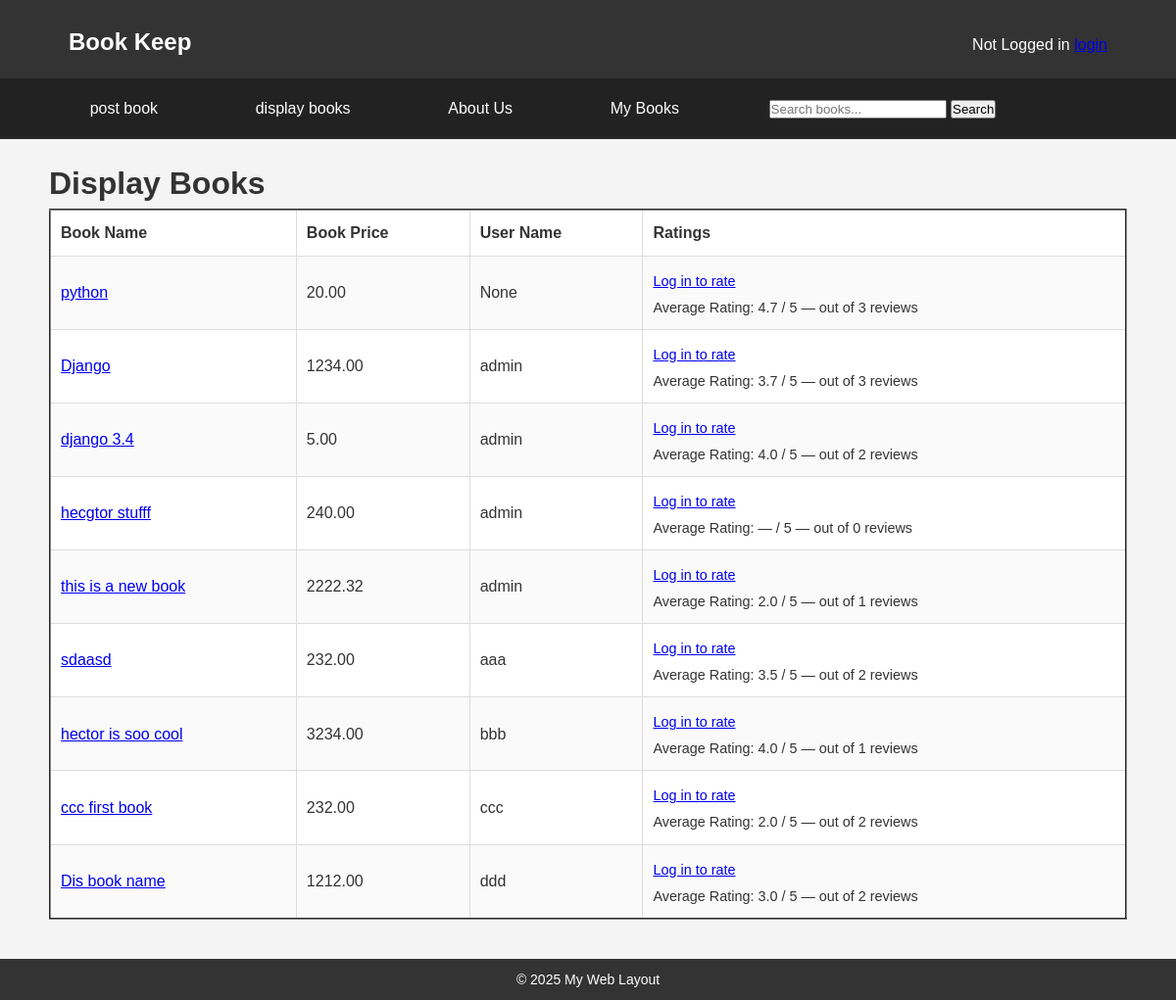
Page /displaybooks on the committed database.
### bookMng/models.py (models this page shows, shortened)
class MainMenu(models.Model):
    item = models.CharField(max_length=300, unique=True)
    link = models.CharField(max_length=300, unique=True)

class Book(models.Model):
    name = models.CharField(max_length=200)
    web = models.URLField(max_length=300)
    price = models.DecimalField(decimal_places=2, max_digits=8)
    publishdate = models.DateField(auto_now=True)
    picture = models.FileField(upload_to='bookEx/static/uploads')
    pic_path = models.CharField(max_length=300, editable=False, blank=True)
    username = models.ForeignKey(User, blank=True, null=True, on_delete=models.CASCADE)

### bookMng/views.py (the view)
# urls.py: path('displaybooks', views.displaybooks, name='displaybooks'),
def displaybooks(request):
    books = Book.objects.all().annotate(
        avg_rating=Avg('rating__value'),
        rating_count=Count('rating')
    )
    for b in books:
        b.pic_path = b.picture.url[14:]
    return render(request,
                  'bookMng/displaybooks.html',
                  {
                      'item_list': MainMenu.objects.all(),
                      'books': books
                  })

### bookEx/templates/bookMng/displaybooks.html (shortened to what this page needs)
{% extends "base.html" %}
{% load static %}
{% block extra_css %}
   <link rel="stylesheet" href="{% static 'displaybook.css' %}">
{% endblock %}
{% block sidenav %}
   {% for item in item_list %}
      <li>
        <a href="{{ item.link }}">  {{ item.item }} </a>
      </li>
   {% endfor %}
    <li>
       <form action="{% url 'search_books' %}" method="get" class="nav-search" style="display:inline;">
          <input type="text" name="q" placeholder="Search books..." value="{{ request.GET.q|default:'' }}">
          <button type="submit">Search</button>
       </form>
    </li>
{% endblock sidenav %}
{% block content %}
    <h1>Display Books</h1>
   <table border="2" >
             <tr>
          <th>
              Book Name
          </th>
          <th>
              Book Price
          </th>
          <th>
              User Name
          </th>
          <th>
              Ratings
          </th>
      </tr>
   {% for book in books %}
      <tr>
         <td>
        <a href="book_detail/{{ book.id }}">  {{ book.name }} </a>
         </td>
         <td>
            {{ book.price }}
         </td>
          <td>
            {{ book.username }}
         </td>
         <td>
                                     {% if user.is_authenticated %}
                                        {% if book.username and book.username == user %}
                                           <div class="cannot-rate" style="font-size:0.9rem;margin-top:4px;color:#666;">You cannot rate your own book</div>
                                        {% else %}
                                           <div class="stars" aria-label="Rate {{ book.name }}">
                                              <form method="post" action="{% url 'book_rating' book.id %}" style="display:inline;">
                                                 {% csrf_token %}
                                                 <input type="hidden" name="value" value="1">
                                                 <button type="submit" class="star" title="Rate 1" style="background:none;border:none;padding:0;font-size:1.25rem;cursor:pointer;">★</button>
                                              </form>
                                              <form method="post" action="{% url 'book_rating' book.id %}" style="display:inline;">
                                                 {% csrf_token %}
                                                 <input type="hidden" name="value" value="2">
                                                 <button type="submit" class="star" title="Rate 2" style="background:none;border:none;padding:0;font-size:1.25rem;cursor:pointer;">★</button>
                                              </form>
                                              <form method="post" action="{% url 'book_rating' book.id %}" style="display:inline;">
                                                 {% csrf_token %}
                                                 <input type="hidden" name="value" value="3">
                                                 <button type="submit" class="star" title="Rate 3" style="background:none;border:none;padding:0;font-size:1.25rem;cursor:pointer;">★</button>
                                              </form>
                                              <form method="post" action="{% url 'book_rating' book.id %}" style="display:inline;">
                                                 {% csrf_token %}
                                                 <input type="hidden" name="value" value="4">
                                                 <button type="submit" class="star" title="Rate 4" style="background:none;border:none;padding:0;font-size:1.25rem;cursor:pointer;">★</button>
                                              </form>
                                              <form method="post" action="{% url 'book_rating' book.id %}" style="display:inline;">
                                                 {% csrf_token %}
                                                 <input type="hidden" name="value" value="5">
                                                 <button type="submit" class="star" title="Rate 5" style="background:none;border:none;padding:0;font-size:1.25rem;cursor:pointer;">★</button>
                                              </form>
                                           </div>
                                        {% endif %}
                                     {% else %}
                                        <div style="font-size:0.9rem;margin-top:4px;"><a href="{% url 'login' %}?next={% url 'displaybooks' %}">Log in to rate</a></div>
                                     {% endif %}
                     <div class="rating-summary" style="font-size:0.9rem;margin-top:4px;">
                        Average Rating: {% if book.avg_rating %}{{ book.avg_rating|floatformat:1 }}{% else %}&mdash;{% endif %} / 5 — out of {{ book.rating_count|default:0 }} reviews
                     </div>
         </td>
      </tr>
   {% endfor %}
   </table>
{% endblock content %}

### bookEx/static/base.css (style rules this page uses)
* { margin: 0; padding: 0; box-sizing: border-box; }
body { font-family: Arial, sans-serif; line-height: 1.6; background-color: #f4f4f4; color: #333; }
.sidebar > ul > li { flex: 0 0 auto !important; white-space: nowrap; }
body > header > nav.sidebar > ul > li { display: inline-flex !important; flex: 0 0 auto !important; white-space: nowrap !important; }
.sidebar, .sidebar ul, .sidebar ul li { width: auto; }
.sidebar ul li { display: inline-flex !important; }
.sidebar ul li a { display: inline-block; padding: 4px 6px; font-size: 15px; }
.sidebar ul li { display: inline-block; }
.sidebar ul li a { color: white; text-decoration: none; font-size: 16px; padding: 6px 8px; }

### bookEx/static/displaybook.css (style rules this page uses)
.rating-summary { font-size:0.9rem; margin-top:4px; }
table { width: 100%; border-collapse: collapse; background: #fff; }
table th, table td { padding: 10px; border: 1px solid #ddd; text-align: left; }
table tr:nth-child(even) { background: #fafafa; }

### rows in the picture
MainMenu: item "post book"
MainMenu: item "display books"
MainMenu: item "About Us"
MainMenu: item "My Books"
Book: name "python", price "20.00", username "None", avg_rating "4.7", rating_count "3"
Book: name "Django", price "1234.00", username "admin", avg_rating "3.7", rating_count "3"
Book: name "django 3.4", price "5.00", username "admin", avg_rating "4.0", rating_count "2"
Book: name "hecgtor stufff", price "240.00", username "admin", rating_count "0"
Book: name "this is a new book", price "2222.32", username "admin", avg_rating "2.0", rating_count "1"
Book: name "sdaasd", price "232.00", username "aaa", avg_rating "3.5", rating_count "2"
Book: name "hector is soo cool", price "3234.00", username "bbb", avg_rating "4.0", rating_count "1"
Book: name "ccc first book", price "232.00", username "ccc", avg_rating "2.0", rating_count "2"
Book: name "Dis book name", price "1212.00", username "ddd", avg_rating "3.0", rating_count "2"
